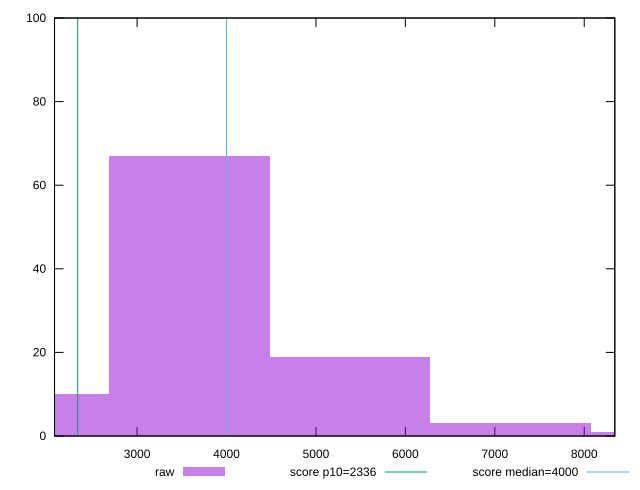

This chart was generated by the following gnuplot code:
reset

$raw <<EOF
3587.095398321795 67
5380.643097482693 19
7174.19079664359 3
1793.5476991608975 10
8967.738495804488 1
EOF

set key outside below
set boxwidth 1793.5476991608975
set xrange [2076.871:8342.033]
set yrange [0:100]
set trange [0:100]
set style fill transparent solid 0.5 noborder

set parametric
set terminal svg size 640, 490 enhanced background rgb 'white'
set output "report_00009_2021-02-08T22-37-41.559Z/first-contentful-paint/samples/pages/raw/histogram.svg"

plot $raw title "raw" with boxes, \
     2336,t title "score p10=2336", \
     4000,t title "score median=4000"

reset
